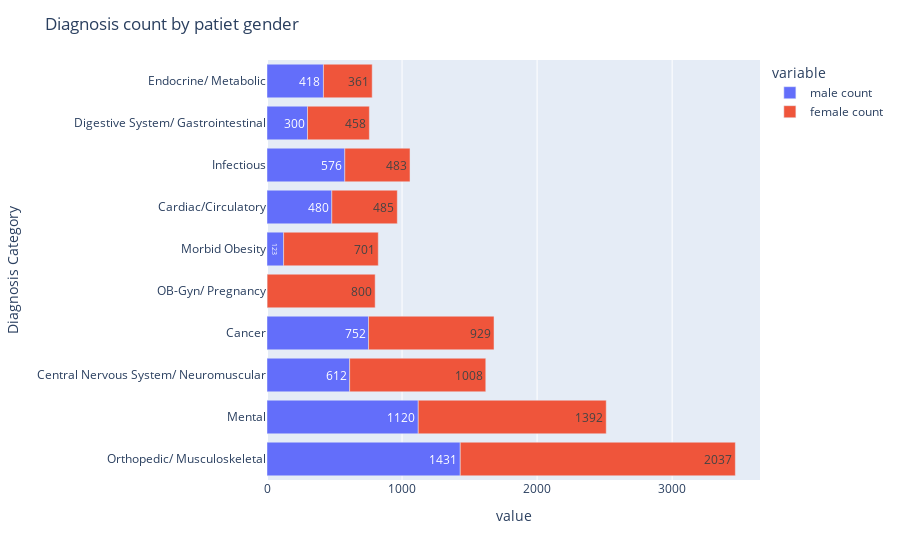

Source (notebook cell):
### Code cell
fig = px.bar(diagnosis_percent,x=['male count','female count'], y='Diagnosis Category', orientation= 'h', text_auto=True)
fig.update_layout(title_text ="Diagnosis count by patiet gender")
fig.show()

### Figure 1 — Plotly figure (JSON) as saved in the notebook; plotly's stock layout.template omitted (floating-point values rounded to 4 significant figures)
{"data": [{"alignmentgroup": "True", "hovertemplate": "variable=male count<br>value=%{x}<br>Diagnosis Category=%{y}<extra></extra>", "legendgroup": "male count", "marker": {"color": "#636efa", "pattern": {"shape": ""}}, "name": "male count", "offsetgroup": "male count", "orientation": "h", "showlegend": true, "textposition": "auto", "texttemplate": "%{x}", "type": "bar", "x": [1431, 1120, 612, 752, 1, 123, 480, 576, 300, 418], "xaxis": "x", "y": ["Orthopedic/ Musculoskeletal", "Mental", "Central Nervous System/ Neuromuscular", "Cancer", "OB-Gyn/ Pregnancy", "Morbid Obesity", "Cardiac/Circulatory", "Infectious", "Digestive System/ Gastrointestinal", "Endocrine/ Metabolic"], "yaxis": "y"}, {"alignmentgroup": "True", "hovertemplate": "variable=female count<br>value=%{x}<br>Diagnosis Category=%{y}<extra></extra>", "legendgroup": "female count", "marker": {"color": "#EF553B", "pattern": {"shape": ""}}, "name": "female count", "offsetgroup": "female count", "orientation": "h", "showlegend": true, "textposition": "auto", "texttemplate": "%{x}", "type": "bar", "x": [2037, 1392, 1008, 929, 800, 701, 485, 483, 458, 361], "xaxis": "x", "y": ["Orthopedic/ Musculoskeletal", "Mental", "Central Nervous System/ Neuromuscular", "Cancer", "OB-Gyn/ Pregnancy", "Morbid Obesity", "Cardiac/Circulatory", "Infectious", "Digestive System/ Gastrointestinal", "Endocrine/ Metabolic"], "yaxis": "y"}], "layout": {"barmode": "relative", "legend": {"title": {"text": "variable"}, "tracegroupgap": 0}, "margin": {"t": 60}, "title": {"text": "Diagnosis count by patiet gender"}, "xaxis": {"anchor": "y", "domain": [0, 1], "title": {"text": "value"}}, "yaxis": {"anchor": "x", "domain": [0, 1], "title": {"text": "Diagnosis Category"}}}}
